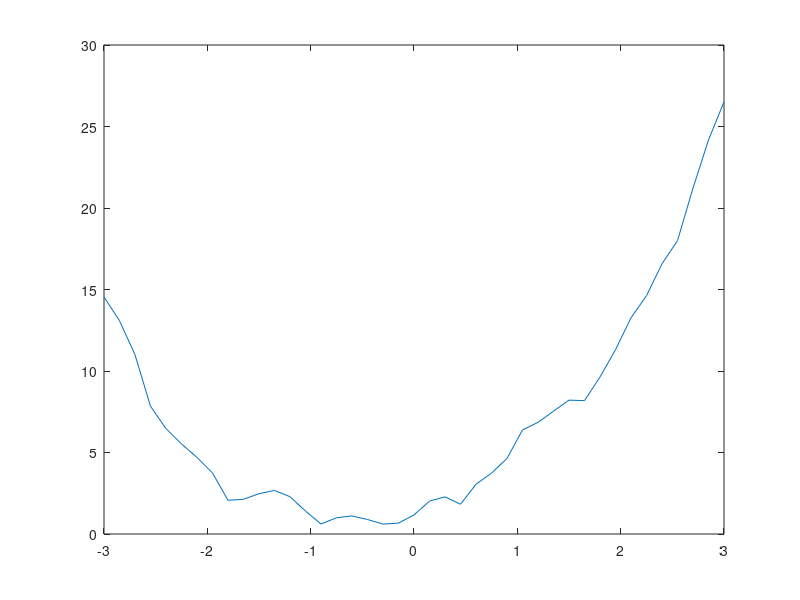
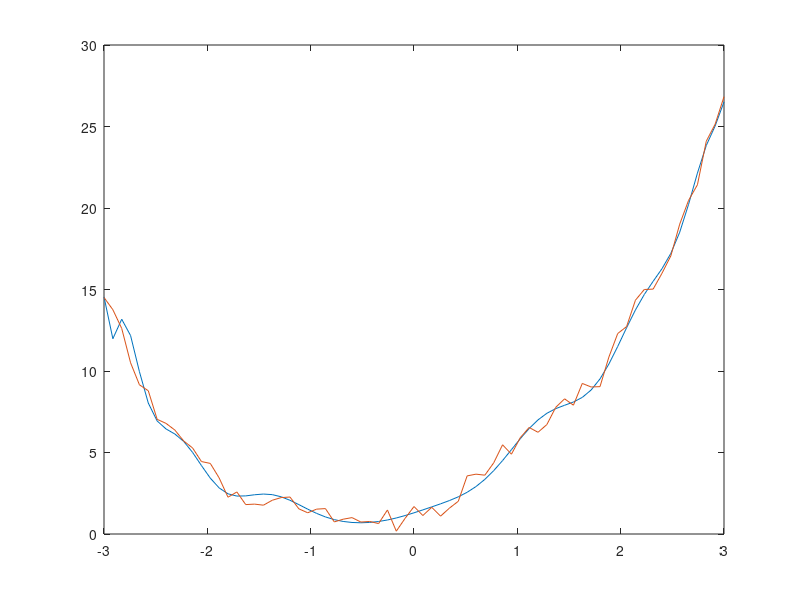
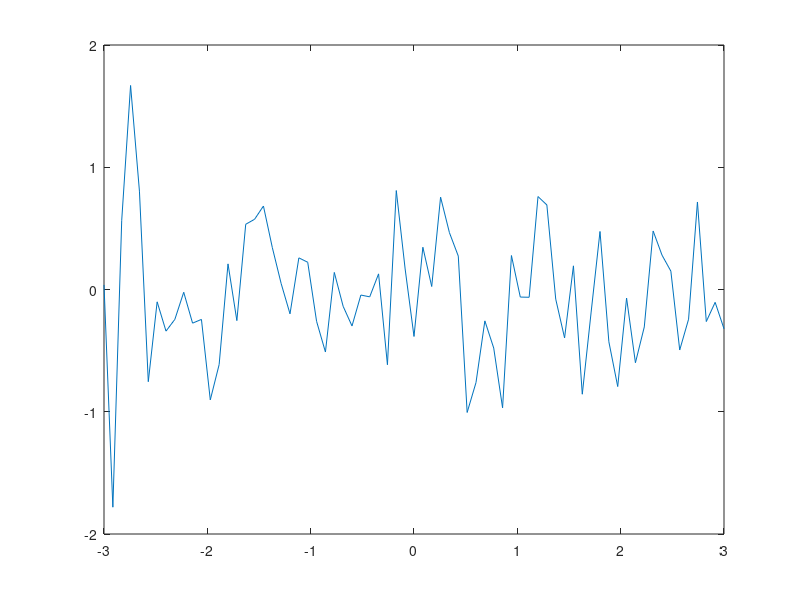

MATLAB code to generate these figures, in order:

load('lab2_01');

xid = id.X;
yid = id.Y;
xval = val.X;
yval = val.Y;
% identificare
figure;
plot(xid,yid);
% formam matricea phi
n=20;
phi=[];
for i=1:length(xid)
    for j=1:n
        L(j)=xid(i)^(j-1);

    end
    phi=[phi;L]
end
theta=phi\yid';
figure;
phival=[];
for i=1:length(xval);
    for j=1:n
        L(j)=xval(i)^(j-1);

    end
    phival=[phival;L];
end
yhat=phival*theta;
plot(xval,[yhat';yval]);
figure;
plot(xval,(yhat'-yval));
MSE=1/length(yval)*sum((yval'-yhat).^2)


